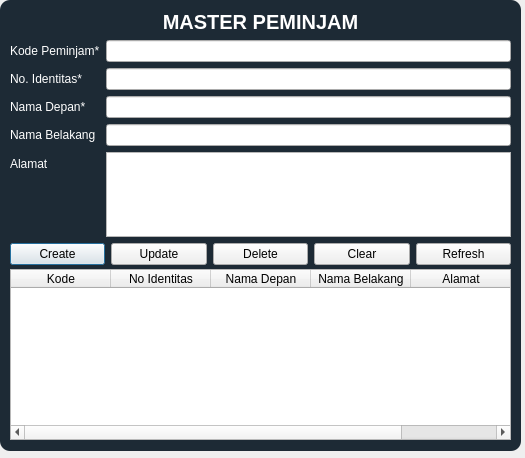
<?xml version="1.0" encoding="UTF-8"?>
<ui version="4.0">
 <class>MasterPeminjam</class>
 <widget class="QDialog" name="MasterPeminjam">
  <property name="geometry">
   <rect>
    <x>0</x>
    <y>0</y>
    <width>525</width>
    <height>458</height>
   </rect>
  </property>
  <property name="windowTitle">
   <string>Master Peminjam</string>
  </property>
  <property name="windowIcon">
   <iconset>
    <normaloff>borrower-icon.png</normaloff>borrower-icon.png</iconset>
  </property>
  <widget class="QTableWidget" name="tblPeminjam">
   <property name="geometry">
    <rect>
     <x>10</x>
     <y>269</y>
     <width>501</width>
     <height>171</height>
    </rect>
   </property>
   <property name="toolTip">
    <string>Tabel master peminjam</string>
   </property>
   <property name="alternatingRowColors">
    <bool>true</bool>
   </property>
   <property name="columnCount">
    <number>5</number>
   </property>
   <column>
    <property name="text">
     <string>Kode</string>
    </property>
   </column>
   <column>
    <property name="text">
     <string>No Identitas</string>
    </property>
   </column>
   <column>
    <property name="text">
     <string>Nama Depan</string>
    </property>
   </column>
   <column>
    <property name="text">
     <string>Nama Belakang</string>
    </property>
   </column>
   <column>
    <property name="text">
     <string>Alamat</string>
    </property>
   </column>
  </widget>
  <widget class="QWidget" name="verticalLayoutWidget">
   <property name="geometry">
    <rect>
     <x>10</x>
     <y>10</y>
     <width>501</width>
     <height>255</height>
    </rect>
   </property>
   <layout class="QVBoxLayout" name="verticalLayout">
    <item>
     <widget class="QLabel" name="label_6">
      <property name="sizePolicy">
       <sizepolicy hsizetype="Preferred" vsizetype="Preferred">
        <horstretch>0</horstretch>
        <verstretch>0</verstretch>
       </sizepolicy>
      </property>
      <property name="font">
       <font>
        <pointsize>15</pointsize>
        <weight>75</weight>
        <bold>true</bold>
       </font>
      </property>
      <property name="layoutDirection">
       <enum>Qt::RightToLeft</enum>
      </property>
      <property name="styleSheet">
       <string notr="true">color: rgb(255, 255, 255);
border: 0px solid;</string>
      </property>
      <property name="text">
       <string>MASTER PEMINJAM</string>
      </property>
      <property name="alignment">
       <set>Qt::AlignCenter</set>
      </property>
     </widget>
    </item>
    <item>
     <layout class="QFormLayout" name="formLayout">
      <item row="0" column="0">
       <widget class="QLabel" name="label">
        <property name="styleSheet">
         <string notr="true">color: rgb(255, 255, 255);
border: 0px solid;</string>
        </property>
        <property name="text">
         <string>Kode Peminjam*</string>
        </property>
       </widget>
      </item>
      <item row="0" column="1">
       <widget class="QLineEdit" name="edtKodePeminjam">
        <property name="toolTip">
         <string>Masukkan kode peminjam</string>
        </property>
       </widget>
      </item>
      <item row="1" column="0">
       <widget class="QLabel" name="label_2">
        <property name="styleSheet">
         <string notr="true">color: rgb(255, 255, 255);
border: 0px solid;</string>
        </property>
        <property name="text">
         <string>No. Identitas*</string>
        </property>
       </widget>
      </item>
      <item row="1" column="1">
       <widget class="QLineEdit" name="edtNoIdentitas">
        <property name="toolTip">
         <string>Masukkan nomor identitas</string>
        </property>
       </widget>
      </item>
      <item row="3" column="0">
       <widget class="QLabel" name="label_4">
        <property name="styleSheet">
         <string notr="true">color: rgb(255, 255, 255);
border: 0px solid;</string>
        </property>
        <property name="text">
         <string>Nama Belakang</string>
        </property>
       </widget>
      </item>
      <item row="4" column="0">
       <widget class="QLabel" name="label_3">
        <property name="styleSheet">
         <string notr="true">color: rgb(255, 255, 255);
border: 0px solid;</string>
        </property>
        <property name="text">
         <string>Alamat</string>
        </property>
       </widget>
      </item>
      <item row="2" column="0">
       <widget class="QLabel" name="label_5">
        <property name="styleSheet">
         <string notr="true">color: rgb(255, 255, 255);
border: 0px solid;</string>
        </property>
        <property name="text">
         <string>Nama Depan*</string>
        </property>
       </widget>
      </item>
      <item row="2" column="1">
       <widget class="QLineEdit" name="edtNamaDepan">
        <property name="toolTip">
         <string>Masukkan nama depan</string>
        </property>
       </widget>
      </item>
      <item row="3" column="1">
       <widget class="QLineEdit" name="edtNamaBelakang">
        <property name="toolTip">
         <string>Masukkan nama belakang</string>
        </property>
       </widget>
      </item>
      <item row="4" column="1">
       <widget class="QTextEdit" name="txtAlamat">
        <property name="toolTip">
         <string>Masukkan alamat</string>
        </property>
       </widget>
      </item>
     </layout>
    </item>
    <item>
     <layout class="QHBoxLayout" name="horizontalLayout">
      <item>
       <widget class="QPushButton" name="btnCreate">
        <property name="toolTip">
         <string>Tambah data peminjam</string>
        </property>
        <property name="styleSheet">
         <string notr="true">
QPushButton#btnCreate:pressed{
padding-left:5px;
padding-top:5px;
background-color:rgba(2, 65, 118, 100);
background-position:calc(100% - 10px)center;
}
QPushButton#btnCreate:hover{
background-color:rgba(2, 65, 118, 200);
}</string>
        </property>
        <property name="text">
         <string>Create</string>
        </property>
       </widget>
      </item>
      <item>
       <widget class="QPushButton" name="btnUpdate">
        <property name="toolTip">
         <string>Update data peminjam</string>
        </property>
        <property name="styleSheet">
         <string notr="true">
QPushButton#btnUpdate:pressed{
padding-left:5px;
padding-top:5px;
background-color:rgba(2, 65, 118, 100);
background-position:calc(100% - 10px)center;
}
QPushButton#btnUpdate:hover{
background-color:rgba(2, 65, 118, 200);
}</string>
        </property>
        <property name="text">
         <string>Update</string>
        </property>
       </widget>
      </item>
      <item>
       <widget class="QPushButton" name="btnDelete">
        <property name="toolTip">
         <string>Hapus data peminjam</string>
        </property>
        <property name="styleSheet">
         <string notr="true">
QPushButton#btnDelete:pressed{
padding-left:5px;
padding-top:5px;
background-color:rgba(2, 65, 118, 100);
background-position:calc(100% - 10px)center;
}
QPushButton#btnDelete:hover{
background-color:rgba(2, 65, 118, 200);
}</string>
        </property>
        <property name="text">
         <string>Delete</string>
        </property>
       </widget>
      </item>
      <item>
       <widget class="QPushButton" name="btnClear">
        <property name="toolTip">
         <string>Clear input</string>
        </property>
        <property name="styleSheet">
         <string notr="true">
QPushButton#btnClear:pressed{
padding-left:5px;
padding-top:5px;
background-color:rgba(2, 65, 118, 100);
background-position:calc(100% - 10px)center;
}
QPushButton#btnClear:hover{
background-color:rgba(2, 65, 118, 200);
}</string>
        </property>
        <property name="text">
         <string>Clear</string>
        </property>
       </widget>
      </item>
      <item>
       <widget class="QPushButton" name="btnRefresh">
        <property name="toolTip">
         <string>Refresh tabel peminjam</string>
        </property>
        <property name="styleSheet">
         <string notr="true">
QPushButton#btnRefresh:pressed{
padding-left:5px;
padding-top:5px;
background-color:rgba(2, 65, 118, 100);
background-position:calc(100% - 10px)center;
}
QPushButton#btnRefresh:hover{
background-color:rgba(2, 65, 118, 200);
}</string>
        </property>
        <property name="text">
         <string>Refresh</string>
        </property>
       </widget>
      </item>
     </layout>
    </item>
   </layout>
  </widget>
  <widget class="QLabel" name="label_8">
   <property name="geometry">
    <rect>
     <x>0</x>
     <y>0</y>
     <width>521</width>
     <height>451</height>
    </rect>
   </property>
   <property name="styleSheet">
    <string notr="true">background-color:rgba(16, 30, 41, 240);
border-radius:10px;</string>
   </property>
   <property name="text">
    <string/>
   </property>
  </widget>
  <zorder>label_8</zorder>
  <zorder>tblPeminjam</zorder>
  <zorder>verticalLayoutWidget</zorder>
 </widget>
 <tabstops>
  <tabstop>btnCreate</tabstop>
  <tabstop>btnUpdate</tabstop>
  <tabstop>btnDelete</tabstop>
  <tabstop>btnClear</tabstop>
  <tabstop>btnRefresh</tabstop>
  <tabstop>edtKodePeminjam</tabstop>
  <tabstop>edtNoIdentitas</tabstop>
  <tabstop>edtNamaDepan</tabstop>
  <tabstop>edtNamaBelakang</tabstop>
  <tabstop>txtAlamat</tabstop>
  <tabstop>tblPeminjam</tabstop>
 </tabstops>
 <resources/>
 <connections/>
</ui>
